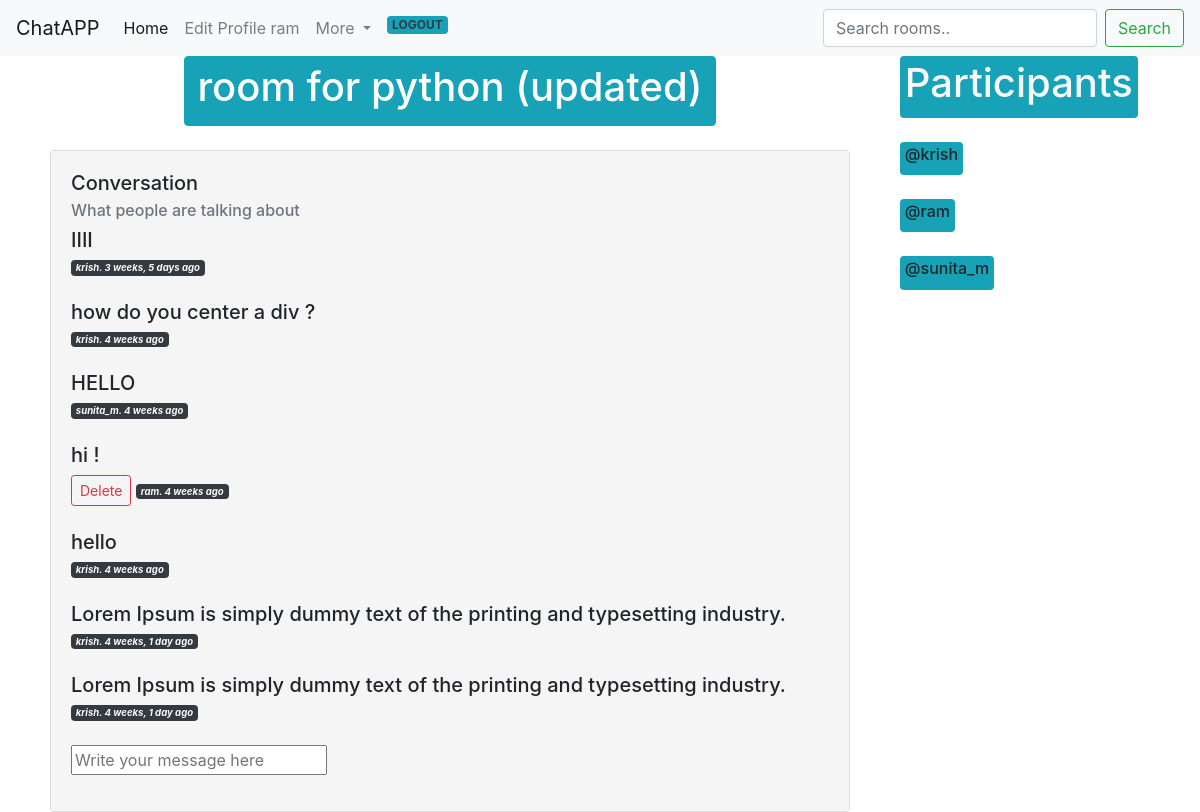
/room/1/ (signed in), run on the app's committed database.
### base/models.py (models this page shows, shortened)
class Room(models.Model):
    topic = models.ForeignKey(Topic , on_delete=models.SET_NULL , null=True) #topic can have many rooms but 1 room can only contain 1 topic
    name = models.CharField(max_length=250)
    description = models.TextField(null=True , blank=True)
    updated =models.DateTimeField(auto_now=True)
    created = models.DateTimeField(auto_now_add=True)
    host = models.ForeignKey(User,on_delete=models.SET_NULL , null=True )
    participants = models.ManyToManyField(User,related_name='participants' , blank=True)
    class Meta:
        ordering = ['-updated' , '-created']

class Message(models.Model):
    user =models.ForeignKey(User , on_delete=models.CASCADE) #user can create many ,essage but message is created by 1 user
    room = models.ForeignKey(Room , on_delete=models.CASCADE) #room can have many message but message can be inside 1 room
    body =models.TextField(null = True)
    updated =models.DateTimeField(auto_now=True)
    created = models.DateTimeField(auto_now_add=True)
    class Meta:
        ordering = ['-updated' , '-created']

### base/views.py (the view, shortened to what this page needs)
# urls.py: path('room/<str:pk>/', views.room, name='room'),
def room(request,pk):
    room = Room.objects.get(id=pk)
    message = room.message_set.all()  #gets every message related to the room
    participants = room.participants.all()
    context = {'rooms':room , 'messages':message , 'participants':participants}
    return render(request , 'base/room.html' , context )

### base/templates/base/room.html (shortened to what this page needs)
{% include 'base/nav.html' %}
{% block content %}
<div class="roomcontainer">
  <div>
    <div class="d-flex justify-content-center">
      <button class="btn btn-info" type="button" data-bs-toggle="collapse" data-bs-target="#collapseExample" aria-expanded="false" aria-controls="collapseExample">
        <h1>{{rooms.name}}</h1>
      </button>
    </div>
        <br>
    <div class="card mx-auto bg-light" style="width: 50rem;">
      <div class="card-body">
        <h5 class="card-title"> Conversation </h5>
        <h6 class="card-subtitle mb-2 text-muted">What people are talking about </h6>
        {% for message in messages %}
          <div>
            <h5> {{message.body }} </h5>
            {% if request.user == message.user %}
            <a href="{% url 'deletemesage' message.id %}" class="btn btn-outline-danger btn-sm"> Delete </a>
            {% endif %}
            <span class="badge rounded-pill bg-dark text-light"><small><b><i>  {{message.user}}. {{message.created|timesince}} ago </b> </i></small></span>
            <br>
            <br>
          </div>
        {% endfor %}
        {% if request.user.is_authenticated %}
        <div class="comment">
          <form method="POST" action="">
            <input type="text" name="body" placeholder="Write your message here">
          </form>
        </div>
        {% endif %}
      </div>
    </div>
  </div>
  <div >
    <span class="badge rounded-pill bg-info text-light"> <h1> Participants </h1></span>
    <br>
    <br>
    {% for participants in participants %}
      <span class="badge rounded-pill bg-info"> <h6>@{{participants.username}} </h6> </span>
    <br>
    <br>
    {% endfor %}
  </div>
</div>
{%  endblock %}

### base/templates/base/nav.html (shortened to what this page needs)
<html>
<link rel="stylesheet" href="https://cdn.jsdelivr.net/npm/bootstrap@4.0.0/dist/css/bootstrap.min.css">
{% block content %}
<div class="main">
  <nav class="navbar navbar-expand-lg navbar-light bg-light ">
  <a class="navbar-brand" href="#">ChatAPP</a>
  <div class="collapse navbar-collapse" id="navbarSupportedContent">
    <ul class="navbar-nav mr-auto">
      <li class="nav-item active">
        <a class="nav-link" href="{% url 'home' %}">Home <span class="sr-only">(current)</span></a>
      </li>
      <li class="nav-item">
        <a class="nav-link " href="{% url 'profileedit' %}" >Edit Profile {{request.user}}</a>
      </li>
      <li class="nav-item dropdown">
        <a class="nav-link dropdown-toggle" href="#" id="navbarDropdown" role="button" data-toggle="dropdown" aria-haspopup="true" aria-expanded="false">
          More
        </a>
      </li>
      {% if request.user.is_authenticated %}
      <li class="nav-item">
        <a class="nav-link" href="{% url 'logout' %}"> <span class="badge rounded-pill bg-info text-dark">LOGOUT</span></a>
      </li>
      {% else %}
      <a class="nav-link" href="{% url 'login' %}"> <span class="badge rounded-pill bg-info text-dark">LOGIN</span></a>
      {% endif %}
    </ul>
    <form class="form-inline my-2 my-lg-0" method="GET" action="{% url 'home' %}">
      <input class="form-control mr-sm-2" type="search" placeholder="Search rooms.." aria-label="Search" name="q">
      <button class="btn btn-outline-success my-2 my-sm-0" type="submit">Search</button>
    </form>
  </div>
</nav>
</div>
{% endblock %}

### base/templates/base/room.html (style rules this page uses)
.roomcontainer { display: grid; grid-template-columns: 3fr 1fr; }
.card-body { background-color: whitesmoke; }

### data on the page
Room: name "room for python (updated)"
Message: body "IIII", user "krish", created "3 weeks, 5 days"
Message: body "how do you center a div ?", user "krish", created "4 weeks"
Message: body "HELLO", user "sunita_m", created "4 weeks"
Message: body "hi !", shows "Delete", user "ram", created "4 weeks"
Message: body "hello", user "krish", created "4 weeks"
Message: body "Lorem Ipsum is simply dummy text of the printing and typesetting industry.", user "krish", created "4 weeks, 1 day"
Message: body "Lorem Ipsum is simply dummy text of the printing and typesetting industry.", user "krish", created "4 weeks, 1 day"

### other printed values
{{ request.user }} "ram"
{{ participants.username }} "krish"
{{ participants.username }} "ram"
{{ participants.username }} "sunita_m"
